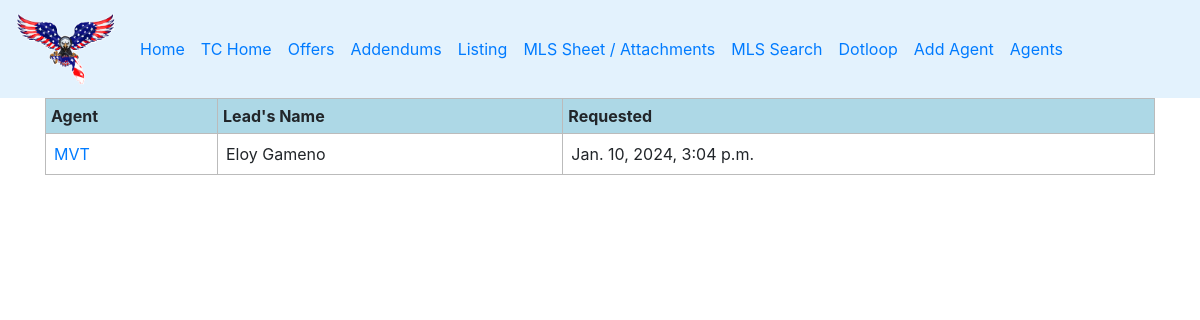
The app's page /ticket/mlssearch/pending/ (signed in) with its own data.
### Tickets/models.py (models this page shows, shortened)
class CreateSearch(models.Model):
	agent = models.ForeignKey(TeamMembers, on_delete = models.DO_NOTHING, verbose_name = "Agent")
	search = models.TextField(blank = True, null=True, verbose_name = "Criteria of search")
	full_name = models.CharField(max_length = 100, blank = True, null=True,verbose_name = "Lead’s name shown on FUB")
	email = models.CharField(max_length = 100, blank = True, null = True, verbose_name = "Email Address")
	created = models.DateTimeField(auto_now_add = True)
	completed = models.DateTimeField(null = True)
	completed_by = models.ForeignKey(User, on_delete = models.DO_NOTHING, null = True)

### TeamMembers/models.py (models this page shows)
class TeamMembers(models.Model):
	name = models.CharField(max_length=100, verbose_name="Agent's Name")
	phone = models.CharField(max_length=100, verbose_name="Phone Number")
	email = models.CharField(max_length=100, verbose_name="Email")
	offer = models.IntegerField(default=0)
	addendum = models.IntegerField(default=0)
	listing = models.IntegerField(default = 0)
	mls_attachments = models.IntegerField(default = 0)
	mls_search = models.IntegerField(default = 0)
	dotloop = models.IntegerField(default = 0)
	def __str__(self):
		return str(self.name)

### Tickets/views.py (the view)
# urls.py: path('mlssearch/pending/', views.pendingmlssearch, name = 'pending mlssearch'),
@login_required
def pendingmlssearch(request):
	mlssearches = CreateSearch.objects.filter(completed__isnull = True)
	return render(request, 'pendingmlssearch.html',{'mlssearches':mlssearches,
		'encabezado':'MLS Search Pending to be Done'})

### Tickets/templates/pendingmlssearch.html
{% extends 'base.html' %}
{% load static %}
{% block content %}
<table style="width: 100%;border-collapse: collapse;">
	<tr bgcolor="#ADD8E6">
		<th style="border: 1px solid #bbb;padding: 5px;">Agent</th>
		<th style="border: 1px solid #bbb;padding: 5px;">Lead's Name</th>
		<th style="border: 1px solid #bbb;padding: 5px;">Requested</th>
	</tr>
	{% for mlssearch in mlssearches %}
	<tr>
		<td style="border: 1px solid #bbb; padding: 8px;">
			<a href="{% url 'mlssearch details' mlssearch.id %}">
				{{mlssearch.agent}}
			</a>
		</td>
		<td style="border: 1px solid #bbb;padding: 8px;">
			{{mlssearch.full_name}}
		</td>
		<td style="border: 1px solid #BBB;padding: 8px;">
			{{mlssearch.created}}
		</td>
	</tr>
	{% endfor %}
</table>
{% endblock %}

### static/css/estilos.css (style rules this page uses)
body { background-image:url('https://yt3.googleusercontent.com/WSwBQpgZ-93Mobr4KeA1Y9v4qjpHbxNfNuQ6kH4bukLgl4p-4IgpVFDB-Hf0eQV7XykQORkg=s900-c-k-c0x00ffffff-no-rj') ; background-size: cover; background-position: 20% 20%; }
.signup-container, .card, .card-body, .form, .form-group, .details, table { border: 1px solid #ccc; border-radius: 20px; padding: 10px; justify-content: center; }
.signup-container, .form, .form-group, .details, .block, table { background-color: rgba(255, 255, 255, 0.5); backdrop-filter: blur(15px); }

### records on screen
CreateSearch: agent "MVT", full_name "Eloy Gameno", created "Jan. 10, 2024, 3:04 p.m."
